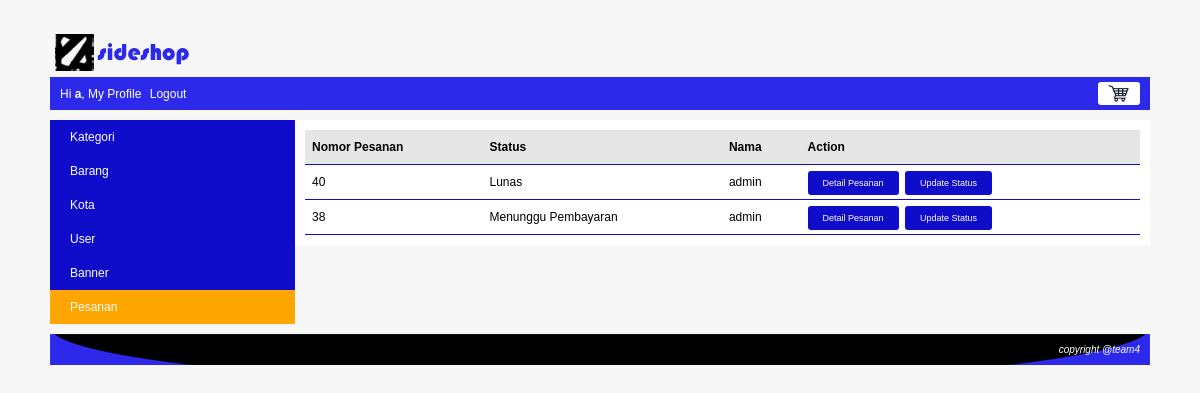
The app's page /index.php?page=profile&module=pesanan&action=list (signed in) with its own data.
### tables this page shows
CREATE TABLE `pesanan` (
  `pesanan_id` int(10) NOT NULL,
  `kota_id` int(15) NOT NULL,
  `user_id` int(15) NOT NULL,
  `nama_penerima` varchar(100) NOT NULL,
  `nomor_telepon` varchar(15) NOT NULL,
  `alamat` varchar(250) NOT NULL,
  `tanggal_pemesanan` datetime NOT NULL,
  `status` tinyint(4) NOT NULL
);

CREATE TABLE `user` (
  `user_id` int(10) NOT NULL,
  `level` varchar(30) NOT NULL,
  `nama` varchar(150) NOT NULL,
  `email` varchar(150) NOT NULL,
  `alamat` varchar(400) NOT NULL,
  `phone` varchar(15) NOT NULL,
  `password` varchar(200) NOT NULL,
  `status` enum('on','off') NOT NULL
);

### function/helper.php (called while the page is built, shortened)
<?php
	$arrayStatusPesanan[0] = "Menunggu Pembayaran";
	$arrayStatusPesanan[1] = "Pembayaran sedang divalidasi";
	$arrayStatusPesanan[2] = "Lunas";
	$arrayStatusPesanan[3] = "Pembayaran Di Tolak";

### module/pesanan/list.php (the view)
<?php
	if($level == "superadmin"){
		$queryPesanan = mysqli_query($koneksi, "SELECT pesanan.*, user.nama FROM pesanan JOIN user ON pesanan.user_id=user.user_id ORDER BY pesanan.tanggal_pemesanan DESC");
	}else{
		$queryPesanan = mysqli_query($koneksi, "SELECT pesanan.*, user.nama FROM pesanan JOIN user ON pesanan.user_id=user.user_id WHERE pesanan.user_id='$user_id' ORDER BY pesanan.tanggal_pemesanan DESC");
	}
	if(mysqli_num_rows($queryPesanan) == 0){
		echo "<h3>Saat ini belum ada data pesanan</h3>";
	}
	else{
		echo "<table class='table-list'>
				<tr class='baris-title'>
					<th class='kiri'>Nomor Pesanan</th>
					<th class='kiri'>Status</th>
					<th class='kiri'>Nama</th>
					<th class='kiri'>Action</th>
				</tr>";
		$adminButton = "";
		while($row=mysqli_fetch_assoc($queryPesanan)){
			if($level == "superadmin"){
				$adminButton = "<a class='tombol-action' href='".BASE_URL."index.php?page=profile&module=pesanan&action=status&pesanan_id=$row[pesanan_id]'>Update Status</a>";
			}
			$status = $row['status'];
			echo "<tr>
					<td class='kiri'>$row[pesanan_id]</td>
					<td class='kiri'>$arrayStatusPesanan[$status]</td>
					<td class='kiri'>$row[nama]</td>
					<td class='kiri'>
						<a class='tombol-action' href='".BASE_URL."index.php?page=profile&module=pesanan&action=detail&pesanan_id=$row[pesanan_id]'>Detail Pesanan</a>
						$adminButton
					</td>
				 </tr>";
		}
		echo "</table>";
	}
?>

### css/style.css (style rules this page uses)
body { font-family:arial; font-size:12px; color:black; background:#F7F7F7; margin:0px; }
.table-list { width: 100%; border-collapse: collapse; }
.table-list tr { border-bottom: 1px solid #0f0dc9; }
.table-list tr.baris-title { background: #E6E6E6; }
.table-list tr th, .table-list tr td { padding: 10px 7px; }
.kiri { text-align: left; }
.tombol-action { background: #0f0dc9; color: white; padding: 7px 15px; border-radius: 3px; cursor: pointer; text-decoration: none; margin-right: 3px; font-size: 9px; }

### records on screen
pesanan: pesanan_id "40", status "Lunas", user.nama "admin"
pesanan: pesanan_id "38", status "Menunggu Pembayaran", user.nama "admin"

### other values on screen
$nama "a"
